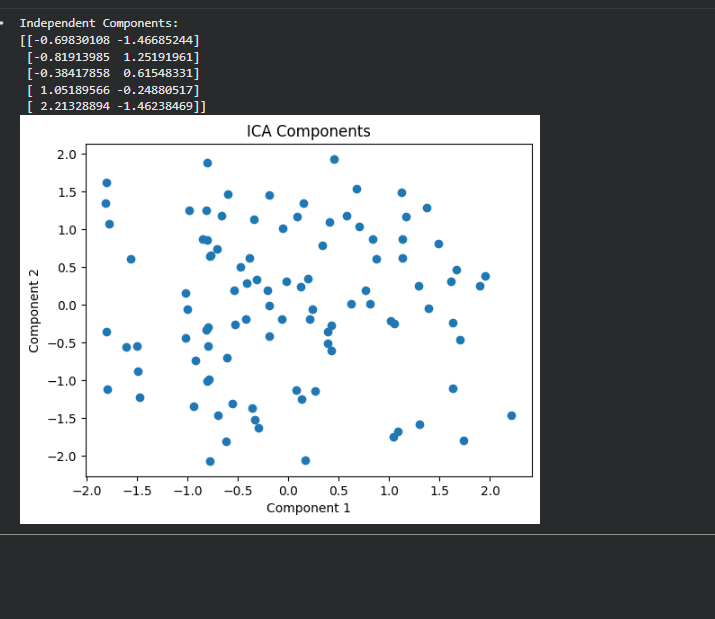

Here is the Python script that generated this plot:

import numpy as np
import matplotlib.pyplot as plt
from sklearn.decomposition import FastICA

# Create dataset
X = np.random.rand(100, 3)

# Apply ICA
ica = FastICA(n_components=2, random_state=0)
result = ica.fit_transform(X)

# Display components
print("Independent Components:")
print(result[:5])

# Plot graph
plt.scatter(result[:, 0], result[:, 1])
plt.title("ICA Components")
plt.xlabel("Component 1")
plt.ylabel("Component 2")
plt.show()
